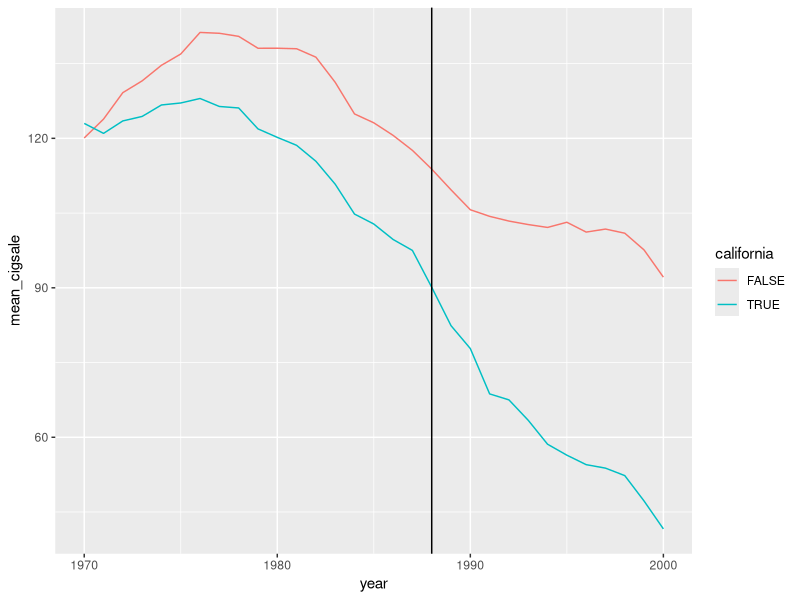
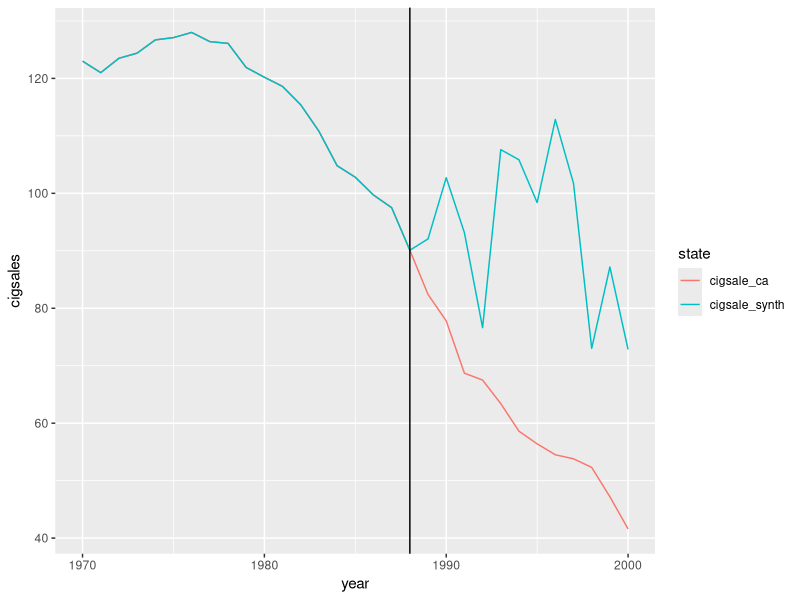
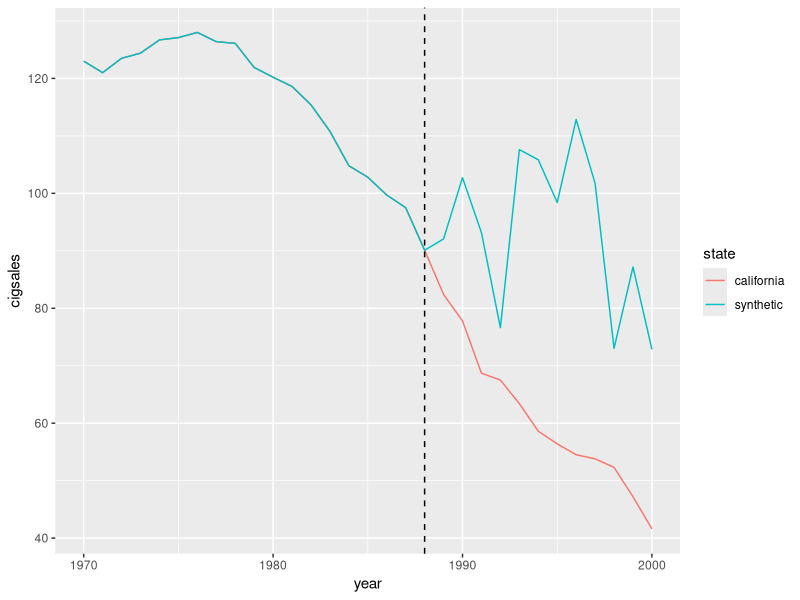
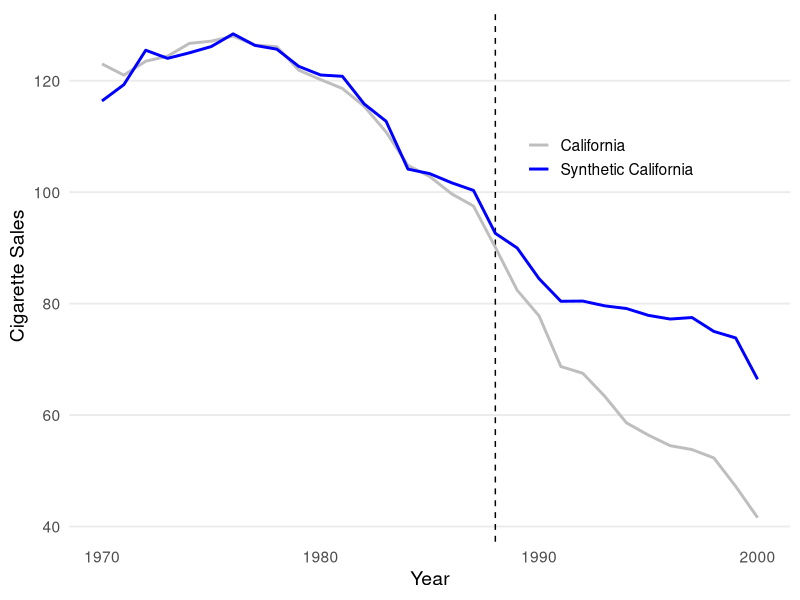

Source code (R) for these figures, in order: (Note: this script raises an error after producing the figures.)
library(tidyverse)

# abadie et al (2010)
df = read_csv("smoking.csv")

# super minimal
theme_super_minimal = function(base_size = 14){
  theme_minimal(base_size) + 
    theme(panel.grid.major.x = element_blank(),
          panel.grid.minor.x = element_blank(),
          panel.grid.minor.y = element_blank())
}


# proposition 99 in 1988: 0.25$ tax on tobacco products, and other stuff
# just looking at the data here
df %>% 
  group_by(year, california) %>% 
  summarise(mean_cigsale = mean(cigsale)) %>% 
  ggplot(aes(year, mean_cigsale, color = california)) + 
  geom_line() + 
  geom_vline(xintercept = 1988)

# build the synthetic control
features = c("cigsale", "retprice")
df_wides_list = vector(mode = 'list', length = length(features))
for(i in seq_along(df_wides_list)){
  df_wides_list[[i]] = df %>% 
    filter(!after_treatment) %>% 
    select(state, year, features[i]) %>% 
    pivot_wider(names_from = state, values_from = features[i])
}

df_wide = bind_rows(df_wides_list)
df_wide = df_wide %>% select(-year)
y = df_wide[[3]] %>% as.numeric()
X = df_wide[,-3] %>% as.matrix()

# (38 x 1) vector because each non-CA state in the data gets a weight
# get the weights with ols
w = lm(y~X+0) %>% coef()

# non-CA states will be (31 x 38) matrix
non_cali = df %>% 
  filter(!california) %>% 
  select(state, year, cigsale) %>% 
  pivot_wider(names_from = state, values_from = cigsale) %>% 
  select(-year) %>% 
  as.matrix()

# create the synthetic control
# just the dot product of non_cali states and the ols coefficients
synth_cali = as.numeric(non_cali %*% w)

# plot it against CA
# looks terrible
# extrapolation :(
df %>% 
  filter(california) %>%
  select(year, cigsale) %>% 
  rename(cigsale_ca = cigsale) %>% 
  mutate(cigsale_synth = synth_cali) %>% 
  pivot_longer(cols = !year, names_to = "state", values_to = "cigsales") %>% 
  ggplot(aes(x = year, y = cigsales, color = state)) + 
  geom_line() + 
  geom_vline(xintercept = 1988)

# put all that in a function so I can compare other w's
# didn't really use this tho
add_synth_to_data = function(.data, weights, plot = TRUE){
  non_cali = .data %>% 
    filter(!california) %>% 
    select(state, year, cigsale) %>% 
    pivot_wider(names_from = state, values_from = cigsale) %>% 
    select(-year) %>% 
    as.matrix()
  synth_cali = as.numeric(non_cali %*% weights)
  d = .data %>% 
    filter(california) %>%
    select(year, cigsale) %>% 
    rename(california = cigsale) %>% 
    mutate(synthetic = synth_cali) %>% 
    pivot_longer(cols = !year, names_to = "state", values_to = "cigsales")
  if(!plot){
    return(d)
  }
  else{
    d %>% 
      ggplot(aes(x = year, y = cigsales, color = state)) + 
      geom_line() + 
      geom_vline(xintercept = 1988, lty = 2)
  }
}

# see how badly ols extrapolates?!
add_synth_to_data(.data = df, weights = w)



# ok now the abadie et al optimization method
l2norm = function(w){
  return(sqrt(mean((y - X %*% w)^2)))
}
N = nrow(X)
w_start = rep(1, N)
m1 = nloptr::slsqp(fn = l2norm,
                  x0 = w_start,
                  lower = rep(0, N),
                  upper = rep(1, N),
                  heq = function(x) sum(x) - 1)
add_synth_to_data(.data = df, weights = m1$par) + 
  theme_super_minimal() + 
  geom_line(size = 1) + 
  scale_color_manual(values = c("gray", "blue"), labels = c("California", 'Synthetic California'), name = "") + 
  theme(legend.position=c(.75, 0.75)) + 
  labs(x = "Year", y = "Cigarette Sales")


# anyway, how to do inference?
# "if we pretend the treatment happened to any other state, how often would we get an effect
## as extreme as the one we saw for CA?" basically a p-value

# now do permutation test
# loop through each state and construct its synthetic control and calculate ate(t)
permutation_test = function(.data, plot = TRUE, slsqp = TRUE, ols_start = TRUE){
  features = c("cigsale", "retprice")
  df_wides_list = vector(mode = 'list', length = length(features))
  for(i in seq_along(df_wides_list)){
    df_wides_list[[i]] = .data %>% 
      filter(!after_treatment) %>% 
      select(state, year, features[i]) %>% 
      pivot_wider(names_from = state, values_from = features[i])
  }
  df_wide = bind_rows(df_wides_list)
  df_wide = df_wide %>% select(-year)
  all_synths_list = vector(mode = 'list', length = ncol(df_wide))
  if(slsqp){
    l2norm = function(w){
      return(sqrt(mean((y - X %*% w)^2)))
    }  
  }
  else{
    l2norm = function(w){
      wstar = sqrt(mean((y - X %*% w)^2))
      return(abs(1e6 * (sum(wstar) - 1)))
    }
  }
  for(i in seq_along(all_synths_list)){
    y = df_wide[[i]] %>% as.numeric()
    X = df_wide[,-i] %>% as.matrix()
    N = nrow(X)
    lower = rep(0, N)
    upper = rep(1, N)
    if(ols_start) w_start = pmin(abs(solve(t(X) %*% X) %*% (t(X) %*% y)), 1)
    else w_start = rep(1/N, N)
    if(slsqp){
      m = nloptr::slsqp(fn = l2norm,
                        x0 = w_start,
                        lower = lower,
                        upper = upper,
                        heq = function(x) sum(x) - 1)
    } else{
      m = optim(fn = l2norm, 
            par =  w_start, 
            method = 'L-BFGS-B',
            lower = lower, 
            upper = upper)
    }
    weights = m$par
    donor_pool = .data %>% 
      filter(state != i) %>% 
      select(state, year, cigsale) %>% 
      pivot_wider(names_from = state, values_from = cigsale) %>% 
      select(-year) %>% 
      as.matrix()
    synth_state = as.numeric(donor_pool %*% weights)
    d = .data %>% 
      filter(state == i) %>%
      select(year, cigsale) %>% 
      mutate(synthetic = synth_state,
             diff = cigsale - synth_state,
             state = i)
    all_synths_list[[i]] = d
  }
  all_synths = bind_rows(all_synths_list)
  all_synths = all_synths %>% 
    mutate(california = ifelse(state == 3, 1, 0))
  if(plot){
    all_synths %>% 
      filter(state != 3) %>% 
      ggplot(aes(x = year, y = diff, group = state)) +
      geom_line(alpha = 0.5, color = 'gray') +
      geom_line(data = filter(all_synths, state == 3), aes(x = year, y = diff), color = 'blue', size = 1) +  
      geom_vline(xintercept = 1988, lty = 2) + 
      theme_super_minimal() + 
      labs(x = "Year", y = "ATE")
  }
  else return(all_synths)
}

# run fisher's test and plot
p1 = permutation_test(.data = df, plot = TRUE, slsqp = TRUE)
p1 = p1 + labs(title = "SLSQP") + ylim(-60, 120)
p2 = permutation_test(.data = df, plot = TRUE, slsqp = FALSE)
p2 = p2 + labs(title = "L-BFGS-B", ytitle = "") + ylim(-60, 120)
p_compare = p1 + p2 + 
  plot_annotation(
    title = "Comparing optimization routines for synthetic controls",
    caption = "Abadie, Diamond and Hainmueller (2010)", 
    theme = theme(plot.title = element_text(size = 18, face = 'bold')))

# do a speed test
# SLSQP vs LBFGS
speed_test = microbenchmark::microbenchmark("SLSQP" = permutation_test(df, plot = FALSE), 
                                            "L-BFGS-B" = permutation_test(df, plot = FALSE, slsqp = FALSE),
                                            times = 1e3)

# plot speed test
p_speed_test = speed_test %>% 
  ggplot(aes(x = expr, y = time/1e9, fill = expr)) + 
  geom_violin() + 
  ylim(c(0,20)) + 
  #coord_flip() + 
  scale_fill_manual(values = c("red", "orange")) + 
  theme_super_minimal() + 
  labs(x = "", y = "Time (seconds)", 
       #title = "Speed Test",
       title = "100 Permutation Tests") + 
  guides(fill = FALSE)

# combo plot
((p1 + p2) / p_speed_test) + 
  plot_annotation(
    tag_levels = c('A', '1'), # goddamn it why didn't this work?!
    title = "Optimization routines \nfor synthetic controls",
    caption = "Data from Abadie, Diamond and Hainmueller (2010)",
    theme = theme(plot.title = element_text(size = 24, face = 'bold'))) & 
  theme(plot.tag = element_text(size = 12, hjust = -2, vjust = 0, face = 'bold'))


